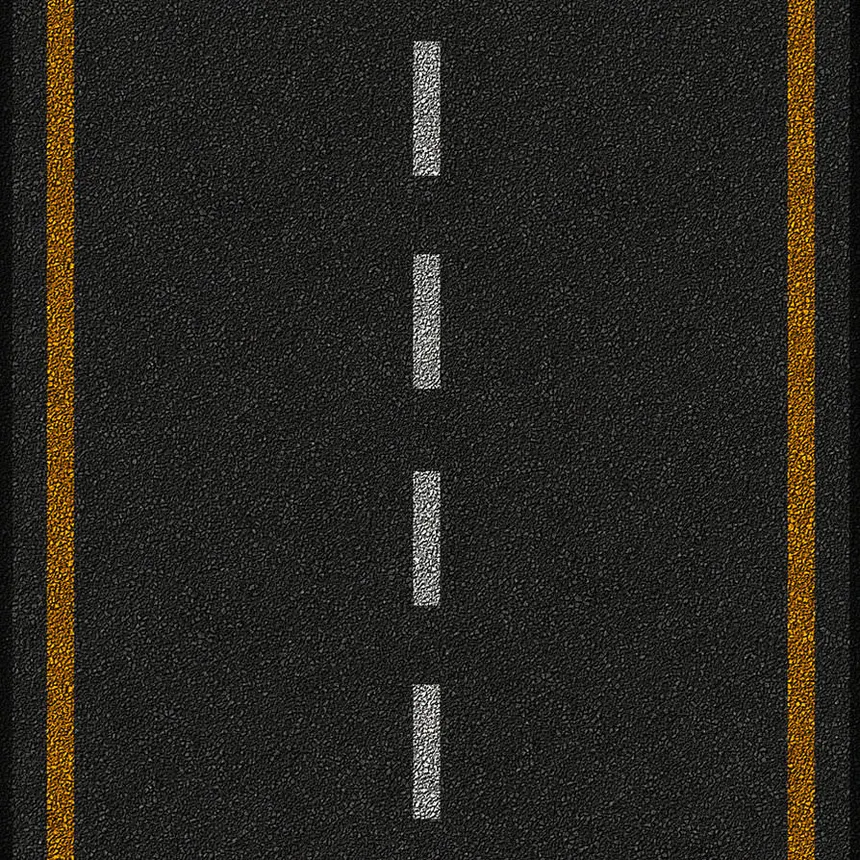
#> input picture GodotSimulation/ducky-bot/models/circleroad_Seamless-Black-Asphalt-Road-Texture.webp, 860 x 860 px
$ python -i sign_behavior.py   (imports and definitions only)
#> lines starting #> are read from the running program, lines starting #| are printed output that depends on the picture
#> further down, picture is the input picture: shape (860, 860, 3); mean B, G, R 32.4, 38.1, 40.4
### tasks/project_leader/packages/sign_detector.py
"""AprilTag traffic-sign detection for the convoy leader."""

from typing import Optional, Tuple

import cv2


class SignDetector:
    def __init__(self, cfg: dict):
        s = cfg.get('signs', cfg)
        self.min_px = float(s.get('min_tag_px', 38))
        meanings = s.get('tag_meanings', {0: 'stop', 1: 'slow'})
        self.meanings = {int(k): str(v).lower() for k, v in meanings.items()}
        self.last_tag_ids = []
        self._detector = None
        try:
            d = cv2.aruco.getPredefinedDictionary(cv2.aruco.DICT_APRILTAG_36h11)
            self._detector = cv2.aruco.ArucoDetector(d, cv2.aruco.DetectorParameters())
        except Exception as e:
            print(f'[SignDetector] AprilTag unavailable ({e})')

    def detect(self, gray) -> Tuple[Optional[str], float]:
        """Return (meaning_or_None, tag_px). Closest relevant tag wins."""
        self.last_tag_ids = []
        if self._detector is None:
            return None, 0.0
        corners, ids, _ = self._detector.detectMarkers(gray)
        if ids is None:
            return None, 0.0

        self.last_tag_ids = [int(i) for i in ids.flatten()]
        best_meaning, best_px = None, 0.0
        for c, i in zip(corners, ids.flatten()):
            meaning = self.meanings.get(int(i))
            if meaning is None:
                continue
            quad = c.reshape(-1, 2)
            size_px = float(cv2.norm(quad[0], quad[2]))
            if size_px < self.min_px:
                continue
            if size_px > best_px:
                best_meaning, best_px = meaning, size_px
        return best_meaning, best_px

### tasks/project_leader/packages/sign_behavior.py
"""
Sign / stop-line detection for the convoy leader.

Red stop lines are checked in a bottom strip of the frame, optionally
restricted to the lane strip between detected lane markings.

Includes ``detect_red_line`` (adapted from another team's implementation).
"""

from dataclasses import dataclass
from typing import Any, Dict, Optional, Tuple

import cv2
import numpy as np

from tasks.project_leader.packages.sign_detector import SignDetector

Phase = str  # 'cruise' | 'slow' | 'stop'


@dataclass
class SignConfig:
    red_strip_frac: float = 0.08
    red_close_strip_frac: float = 0.045
    red_pixel_frac: float = 0.035
    red_line_close: float = 0.065
    red_hsv_low1: Tuple[int, int, int] = (0, 100, 100)
    red_hsv_high1: Tuple[int, int, int] = (10, 255, 255)
    red_hsv_low2: Tuple[int, int, int] = (160, 100, 100)
    red_hsv_high2: Tuple[int, int, int] = (179, 255, 255)
    lane_margin_px: int = 12
    red_line_stop: float = 0.035
    red_line_slow: float = 0.012
    stop_tag_px: float = 55.0
    slow_tag_px: float = 38.0
    red_confirm_frames: int = 3
    red_clear_frames: int = 12
    red_center_frac: float = 0.22
    red_min_band_rows: float = 0.35
    red_near_over_far: float = 1.15
    require_lane_for_red: bool = True


@dataclass
class LaneMode:
    left_px: Optional[int]
    right_px: Optional[int]
    reliable: bool


def detect_red_line(
    sign_behavior: 'SignBehavior',
    frame_rgb: np.ndarray,
    left_px: Optional[int] = None,
    right_px: Optional[int] = None,
    lane_reliable: bool = True,
    at_stop_line: bool = False,
) -> Tuple[bool, float, float]:
    """
    Detect OUR stop line at an intersection.

    ``at_stop_line=True`` uses a tighter bottom ROI and higher threshold so we
    only stop when the line is directly under the bot — not when it is visible
  far ahead down the road.
    """
    h, w = frame_rgb.shape[:2]
    cfg = sign_behavior.cfg

    if cfg.require_lane_for_red and not lane_reliable:
        return False, 0.0, 0.0

    frac = cfg.red_close_strip_frac if at_stop_line else cfg.red_strip_frac
    strip_h = max(2, int(h * frac))

    if left_px is not None and right_px is not None:
        l, r = int(left_px), int(right_px)
    else:
        half = int(w * cfg.red_center_frac)
        l, r = w // 2 - half, w // 2 + half

    l = max(0, min(l, w - 2))
    r = max(l + 2, min(r, w))

    strip = frame_rgb[h - strip_h:, l:r]
    strip_w = r - l

    hsv = cv2.cvtColor(strip, cv2.COLOR_RGB2HSV)
    lo1 = np.array(cfg.red_hsv_low1, dtype=np.uint8)
    hi1 = np.array(cfg.red_hsv_high1, dtype=np.uint8)
    lo2 = np.array(cfg.red_hsv_low2, dtype=np.uint8)
    hi2 = np.array(cfg.red_hsv_high2, dtype=np.uint8)
    mask = cv2.inRange(hsv, lo1, hi1) | cv2.inRange(hsv, lo2, hi2)

    mid = max(1, strip_h // 2)
    far_mask = mask[:mid, :]
    near_mask = mask[mid:, :]
    far_fraction = float(far_mask.sum()) / (255.0 * max(1, mid * strip_w))
    near_fraction = float(near_mask.sum()) / (255.0 * max(1, (strip_h - mid) * strip_w))
    near_threshold = (
        cfg.red_line_close if at_stop_line else cfg.red_pixel_frac
    )

    row_cov = np.mean(near_mask > 0, axis=1) if near_mask.size else np.array([])
    band_rows = float(np.sum(row_cov >= 0.35)) / max(1, len(row_cov))
    min_band = cfg.red_min_band_rows if at_stop_line else cfg.red_min_band_rows * 0.8

    detected = (
        near_fraction >= near_threshold
        and near_fraction >= far_fraction * cfg.red_near_over_far
        and band_rows >= min_band
    )
    if detected and at_stop_line:
        print(
            f'[SignBehavior] AT stop line — '
            f'near={near_fraction:.3f} far={far_fraction:.3f} '
            f'band={band_rows:.2f}'
        )
    return detected, near_fraction, far_fraction


def _resolve_lane(lane_info: dict, w: int) -> LaneMode:
    """Resolve left/right lane edges from lane debug info."""
    yellow_xs = [int(x) for x in (lane_info.get('yellow_xs') or []) if x >= 0]
    white_xs = [int(x) for x in (lane_info.get('white_xs') or []) if x >= 0]
    left_white = [int(x) for x in (lane_info.get('left_white_xs') or []) if x >= 0]

    left = yellow_xs[-1] if yellow_xs else (left_white[-1] if left_white else None)
    right = white_xs[-1] if white_xs else None

    if left is None and right is not None:
        left = max(0, right - int(w * 0.35))
    if right is None and left is not None:
        right = min(w - 1, left + int(w * 0.35))

    reliable = left is not None and right is not None and right > left + 20
    return LaneMode(left_px=left, right_px=right, reliable=reliable)


class SignBehavior:
    def __init__(self, cfg: Optional[dict] = None):
        cfg = cfg or {}
        s = cfg.get('signs', cfg)
        self.cfg = SignConfig(
            red_strip_frac=float(s.get('red_strip_frac', 0.08)),
            red_pixel_frac=float(s.get('red_pixel_frac', s.get('red_line_stop', 0.035))),
            red_hsv_low1=tuple(s.get('red_hsv_low1', [0, 100, 100])),
            red_hsv_high1=tuple(s.get('red_hsv_high1', [10, 255, 255])),
            red_hsv_low2=tuple(s.get('red_hsv_low2', [160, 100, 100])),
            red_hsv_high2=tuple(s.get('red_hsv_high2', [179, 255, 255])),
            lane_margin_px=int(s.get('lane_margin_px', 12)),
            red_line_close=float(s.get('red_line_close', 0.065)),
            red_close_strip_frac=float(s.get('red_close_strip_frac', 0.045)),
            red_line_slow=float(s.get('red_line_slow', 0.012)),
            stop_tag_px=float(s.get('stop_tag_px', 55.0)),
            slow_tag_px=float(s.get('slow_tag_px', 38.0)),
            red_confirm_frames=int(s.get('red_confirm_frames', 3)),
            red_clear_frames=int(s.get('red_clear_frames', 12)),
            red_center_frac=float(s.get('red_center_frac', 0.22)),
            red_min_band_rows=float(s.get('red_min_band_rows', 0.35)),
            red_near_over_far=float(s.get('red_near_over_far', 1.15)),
            require_lane_for_red=bool(s.get('require_lane_for_red', True)),
        )
        self._tags = SignDetector(cfg)

    def lane_mode(self, lane_info: dict, w: int) -> LaneMode:
        return _resolve_lane(lane_info, w)

    def lane_bounds(self, lane_info: dict, w: int) -> Optional[Tuple[int, int]]:
        mode = self.lane_mode(lane_info, w)
        if mode.left_px is None or mode.right_px is None:
            return None
        margin = self.cfg.lane_margin_px
        return mode.left_px + margin, mode.right_px - margin

    def red_line_detected(
        self,
        frame_rgb: np.ndarray,
        lane_info: Optional[dict] = None,
        at_stop_line: bool = False,
    ) -> Tuple[bool, float, float]:
        h, w = frame_rgb.shape[:2]
        mode = self.lane_mode(lane_info or {}, w) if lane_info else LaneMode(None, None, False)
        bounds = self.lane_bounds(lane_info, w) if lane_info else None
        left_px, right_px = bounds if bounds else (None, None)
        return detect_red_line(
            self, frame_rgb, left_px, right_px,
            lane_reliable=mode.reliable,
            at_stop_line=at_stop_line,
        )

    def at_stop_line(self, frame_rgb: np.ndarray, lane_info: Optional[dict] = None) -> bool:
        hit, _, _ = self.red_line_detected(frame_rgb, lane_info, at_stop_line=True)
        return hit

    def assess(self, bgr: np.ndarray, lane_info: Optional[dict] = None) -> Tuple[Phase, str, float]:
        """
        Return (phase, source, strength).

        Priority: AprilTag stop → red line stop → AprilTag slow → cruise.
        """
        gray = cv2.cvtColor(bgr, cv2.COLOR_BGR2GRAY)
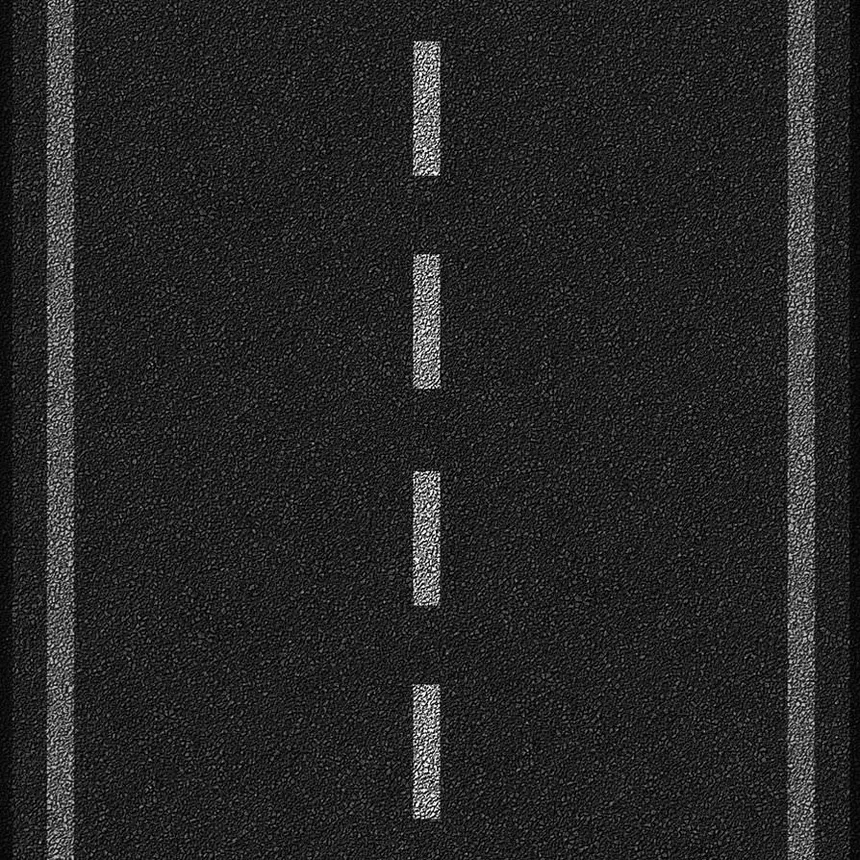
#> gray: shape (860, 860); min 0, max 255, mean 38.2
        rgb = cv2.cvtColor(bgr, cv2.COLOR_BGR2RGB)
        meaning, tag_px = self._tags.detect(gray)
#> in detect, `corners, ids, _ = self._detector.detectMarkers(gray)`: corners = (); ids = None
#> meaning = None; tag_px = 0

        if meaning == 'stop' and tag_px >= self.cfg.stop_tag_px:
            return 'stop', 'apriltag', tag_px / 200.0
        red_hit, near_frac, _ = self.red_line_detected(rgb, lane_info, at_stop_line=True)
#> red_hit = False; near_frac = 0
        if red_hit:
            return 'stop', 'red_line', near_frac
        if meaning == 'slow' and tag_px >= self.cfg.slow_tag_px:
            return 'slow', 'apriltag', tag_px / 200.0
        return 'cruise', 'none', 0.0

    def sign_cleared(self, phase: Phase, strength: float) -> bool:
        return phase == 'cruise' or strength < self.cfg.red_line_slow * 0.5

>>> import cv2
>>> picture = cv2.imread('../../../GodotSimulation/ducky-bot/models/circleroad_Seamless-Black-Asphalt-Road-Texture.webp')
>>> result = SignBehavior().assess(picture)
#> result = ('cruise', 'none', 0)
